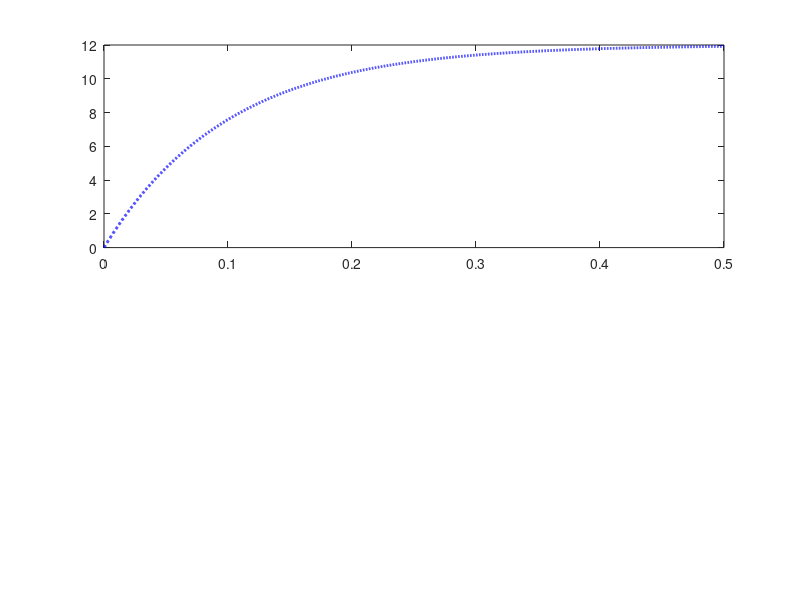

Write the MATLAB code that produced this figure. (Note: this script raises an error after producing the figure.)
clc;
clear;
r=100;
c=0.001;
v0=12;
tau=r*c;
t=0:0.0001:5*tau;
vcharge=v0*(1-exp(-t/tau));
vdischarge=v0*exp(-t/tau);
figure;
subplot(2,1,1)
plot(t,vcharge,"b--","LineWidth",2);
hold on;
yline(v0,"r--","LineWidth",2);
yline(.632*v0,"LineWidth",2);
xline(tau,"LineWidth",2);
hold off;
xlabel("time(s)");
ylabel("voltage(v)");
title(["rc charging |  τ = ", num2str(tau), ' sec']);
legend("v capacitor","final voltage","63.2% mark","1 tau");
grid on;

subplot(2,1,2);
plot(t,vdischarge,"r--","linewidth",2);
hold on;
yline(.368*v0,"g--","LineWidth",2);
xline(tau,"k--","LineWidth",2);
hold off;
xlabel("time(s)");
ylabel("voltage(v)");
title(['RC Discharging  |  τ = ', num2str(tau), ' sec']);
legend("v vapacitor","36.8% marak","1 tau");
grid on;
